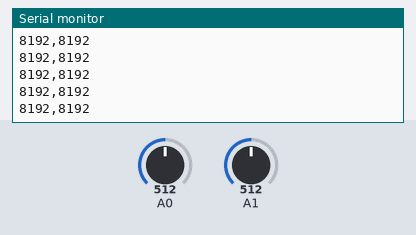
This sketch was run on a simulated Arduino Uno R4 Minima. Shown: the last lines printed to the serial monitor. The inputs (shaded band) are chosen by the test bench; at power-on: A0 = 512, A1 = 512 (analog values on the 0–1023 scale).

Above: at 1.2 s.
1.3 s: A0 set to 716
At 1.8 s:
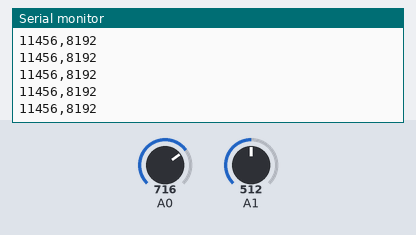
2.8 s: A1 set to 716
At 3.7 s:
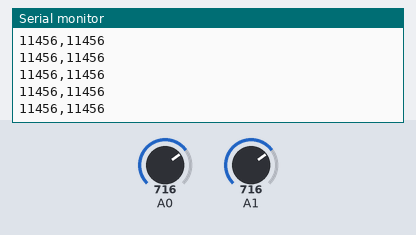
4.3 s: A0 set to 900
At 5.2 s:
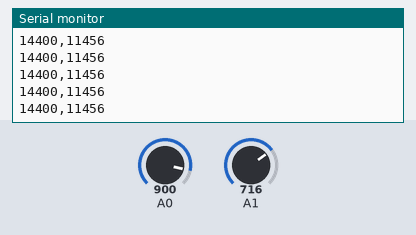
5.8 s: A1 set to 900
At 6.3 s:
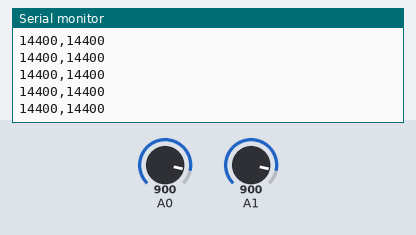
Timing chart, 0 to 8.3 s (numbered marks = the images above; inputs shaded):
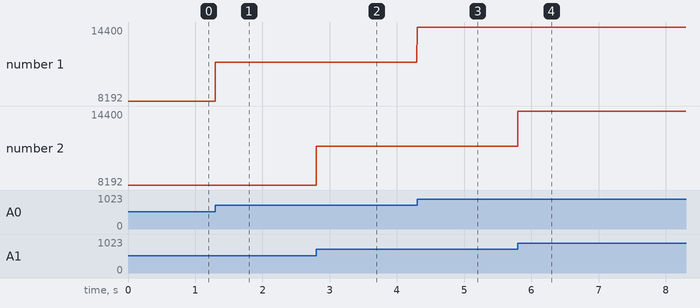

Measured:
- after the input at 1.3 s, the serial monitor: prints a new line at once (image 1)
- after the input at 2.8 s, the serial monitor: prints a new line at once (image 2)
- after the input at 4.3 s, the serial monitor: prints a new line at once (image 3)
- after the input at 5.8 s, the serial monitor: prints a new line at once (image 4)
- plotted number 1: 8192 → 11456 after the input at 1.3 s, 11456 → 14400 after the input at 4.3 s

The sketch:

nano_r4_eog_250hz.ino
```cpp
// Nano R4 EOG acquisition sketch: A0 (horizontal Pill) and A1 (vertical Pill)
// sampled at a fixed 250 Hz. Output format is unchanged from the bench sketch
// (header "horizontal,vertical", then "A0,A1" raw 14-bit counts per line), so
// backend/serial_input.py, recording, and replay work without changes.
//
// Why 250 Hz: blinks last ~100-400 ms and glances ramp in ~50 ms; the 10 Hz
// bench sketch is too slow to see their shape. 250 Hz also lets a 100 ms
// moving average cancel 60 Hz mains hum on the host.
//
// Timing uses a fixed schedule (next += period) so the rate does not drift.
// Each line is ~12 bytes; 250 lines/s is ~3 KB/s, well within 115200 baud.
// The host treats sample index / 250 as time; host receipt timestamps jitter
// because USB delivers data in bursts.
//
// Safety: while electrodes are on a person, the computer reading this board
// must run on battery (charger unplugged), never on wall power.

const unsigned long SAMPLE_PERIOD_US = 4000;  // 250 Hz
unsigned long nextSampleUs;

void setup() {
  Serial.begin(115200);
  analogReadResolution(14);
  while (!Serial) {
    delay(10);
  }
  Serial.println("horizontal,vertical");
  nextSampleUs = micros();
}

void loop() {
  // Unsigned subtraction handles micros() wrap-around (~70 minutes).
  if ((long)(micros() - nextSampleUs) < 0) {
    return;
  }
  nextSampleUs += SAMPLE_PERIOD_US;

  int horizontal = analogRead(A0);
  int vertical = analogRead(A1);
  Serial.print(horizontal);
  Serial.print(',');
  Serial.println(vertical);
}
```
